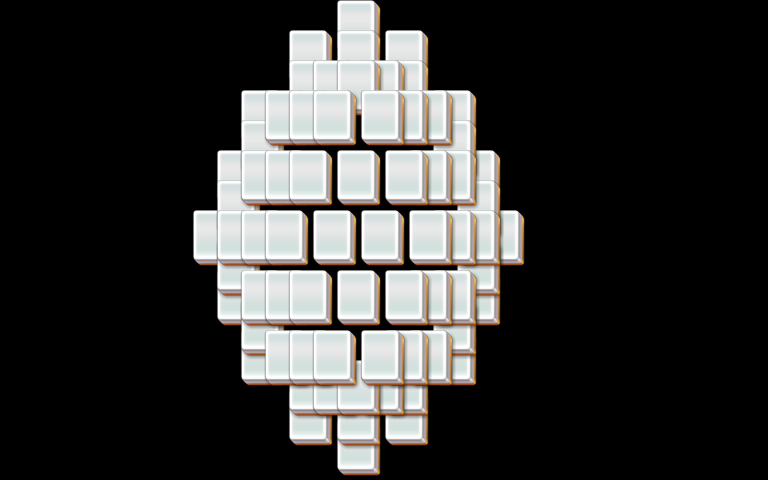

This is a level from a 2D game, rendered from its Tiled map with the project's own tilesets. A one-line summary and the map file follow, with tile-layer data summarised:
An orthogonal 32x16 tile map with 24x30 px tiles, 5 tile layers (layer1, layer2, layer3, layer4, ...).

<map version="1.0" orientation="orthogonal" width="32" height="16" tilewidth="24" tileheight="30">
 <properties>
  <property name="species" value="15" />
 </properties>
 <tileset firstgid="1" name="mahjong" tilewidth="48" tileheight="60">
  <image source="mahjong.png" />
 </tileset>
 <layer name="layer1" width="32" height="16">
  <data>[512 cells, 16 non-empty, 1 distinct tile ids]</data>
 </layer>
 <layer name="layer2" width="32" height="16">
  <data>[512 cells, 14 non-empty, 1 distinct tile ids]</data>
 </layer>
 <layer name="layer3" width="32" height="16">
  <data>[512 cells, 14 non-empty, 1 distinct tile ids]</data>
 </layer>
 <layer name="layer4" width="32" height="16">
  <data>[512 cells, 12 non-empty, 1 distinct tile ids]</data>
 </layer>
 <layer name="layer5" width="32" height="16">
  <data>[512 cells, 14 non-empty, 1 distinct tile ids]</data>
 </layer>
</map>
